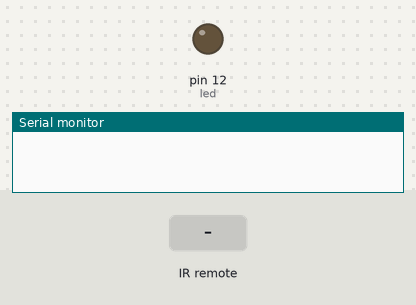
Recording of a sketch running on a simulated Arduino Uno, built with avr-gcc and run on an emulated ATmega328P. Parts: output pins drawn as LEDs (lit = HIGH), the last lines printed to the serial monitor. The inputs (shaded band) are chosen by the test bench.

Above: at 1.2 s.
1.3 s: infrared code 0xFFFFFFFF received
At 2.3 s:
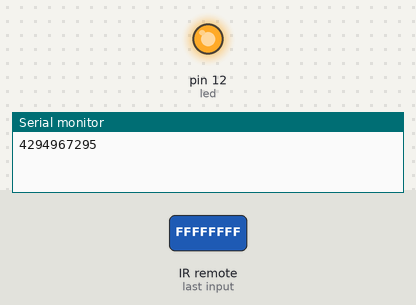
Timing chart, 0 to 4.3 s (numbered marks = the images above; inputs shaded):
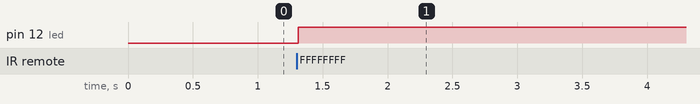

Measured:
- after the input at 1.3 s, pin 12 (led): LOW → HIGH at once

The sketch:

Ir_reciver_apple_remote.ino
```cpp
#include <IRremote.h>


int IRpin = 8;
IRrecv irrecv(IRpin);
decode_results results;
int led = 12;

void setup()
{
  Serial.begin(9600);
  irrecv.enableIRIn();
  pinMode(led,OUTPUT);

}


void loop() {
  if (irrecv.decode(&results))
    {
     Serial.println(results.value);
      delay(10);

      if(results.value== 4294967295

)//apple remote hex code for vol+
      {digitalWrite(led,HIGH);
     irrecv.resume();
     delay(100);}
     else{digitalWrite(led,LOW);
     delay(100);


    }
}
}
```
